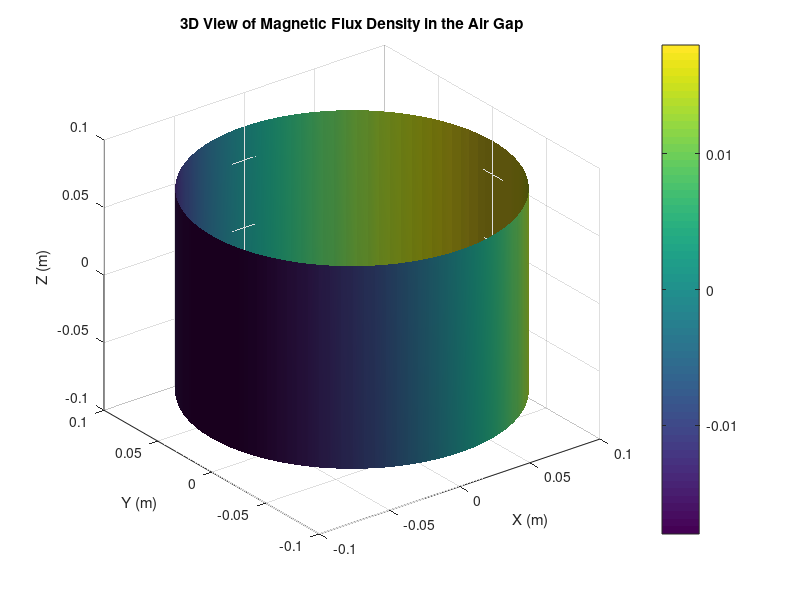

MATLAB code for this plot: (Note: this script raises an error after producing the figure.)
% Parameters
N_slots = 36;           % Number of slots
N_turns = 50;           % Turns per slot
l_core = 0.15;          % Core length in meters
g = 0.002;              % Air gap length in meters
r_rotor = 0.1;          % Rotor radius in meters
mu = 4 * pi * 10^-7;    % Magnetic permeability (H/m)
I = 5;                  % Current per turn (A)
P = 4;                  % Number of poles
n = 1500;               % Speed in RPM

% Derived parameters
omega = 2 * pi * n / 60;         % Angular speed in rad/s
N_total_turns = N_slots * N_turns;  % Total number of turns

% Define the spatial grid
theta = linspace(0, 2*pi, 100);   % Angular position around rotor (0 to 2pi)
z = linspace(-l_core/2, l_core/2, 100);  % Position along the core length

% Create a mesh grid
[Theta, Z] = meshgrid(theta, z);

% Calculate the magnetic flux density B
B = (mu * N_total_turns * I) / (2 * pi * r_rotor) * cos(Theta);

% Convert to Cartesian coordinates for 3D plotting
X = r_rotor * cos(Theta);
Y = r_rotor * sin(Theta);

% 3D Visualization
figure;
surf(X, Y, Z, B, 'EdgeColor', 'none');
colorbar;
title('3D View of Magnetic Flux Density in the Air Gap');
xlabel('X (m)');
ylabel('Y (m)');
zlabel('Z (m)');
shading interp;
view(3);
grid on;

% Optional: Improve aesthetics with lighting
camlight;
lighting phong;